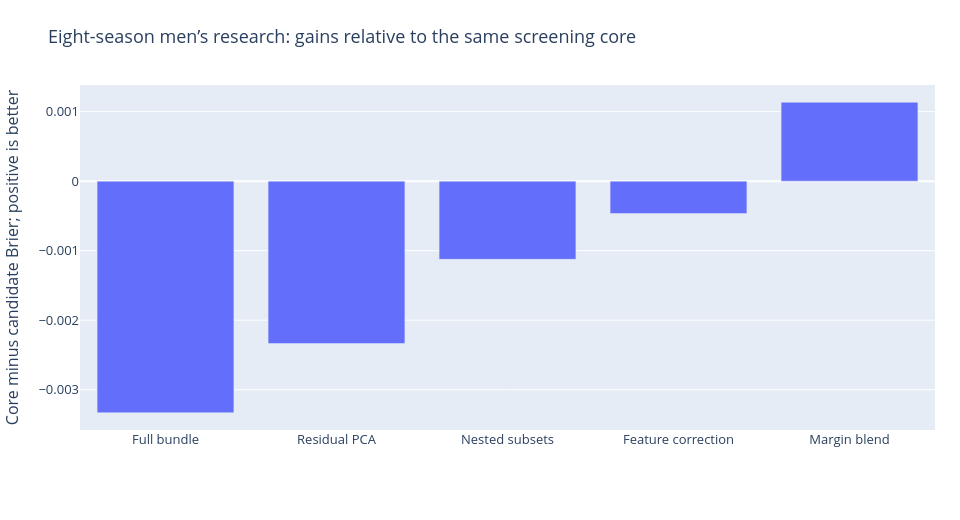

Notebook cell for this chart:
### Markdown cell above
## 2. Why change the training target?
Adding a full auxiliary feature bundle, compressing residual variation, selecting small subsets chronologically, and correcting frozen-core errors did not produce a promotable system. Instead of repeating those searches, the next controlled comparison changed the supervised target from signed win/loss to signed point margin.

The compact core uses **seed difference and Harry-rating difference**. The auxiliary model uses those plus **31 existing basketball feature differences**. Both targets use the same 33 features, XGBoost squared error, depth-three trees, regularization and sigmoid calibration. Only the target changes. A one-point and a 25-point win no longer provide identical supervision. This mechanism was tested; it is not assumed to be superior.

### Code cell
screen = pd.DataFrame(e['screen']['rows'])
screen['gain'] = screen['core'] - screen['candidate']
display(screen[['experiment','core','candidate','gain','decision']])
chart('screen', 'Eight-season men’s research: gains relative to the same screening core', ['Full bundle','Residual PCA','Nested subsets','Feature correction','Margin blend'], {'Brier reduction': screen['gain'].tolist()}, 'Core minus candidate Brier; positive is better')

### Figure 1 — Plotly figure (JSON) as saved in the notebook; plotly's stock layout.template omitted (floating-point values rounded to 4 significant figures)
{"data": [{"name": "Brier reduction", "type": "bar", "x": ["Full bundle", "Residual PCA", "Nested subsets", "Feature correction", "Margin blend"], "y": [-0.003332, -0.002336, -0.001125, -0.0004662, 0.001135]}], "layout": {"barmode": "group", "font": {"size": 13}, "height": 520, "legend": {"orientation": "h", "y": -0.23}, "margin": {"b": 90, "l": 75, "r": 25, "t": 85}, "title": {"text": "Eight-season men’s research: gains relative to the same screening core"}, "width": 960, "yaxis": {"title": {"text": "Core minus candidate Brier; positive is better"}}}}
